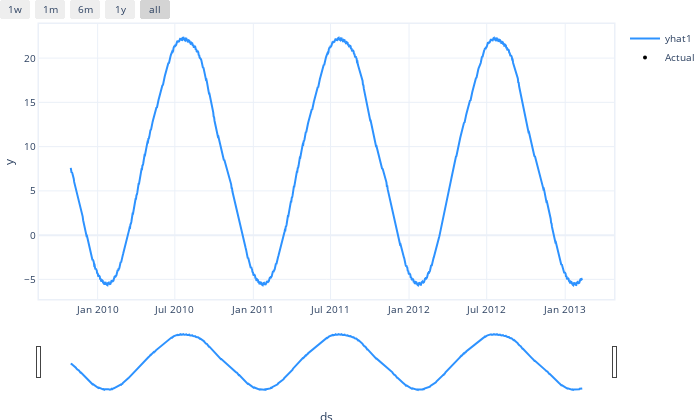

Notebook cell for this chart:
### Code cell
#Plot the forecast to see the trend
m.plot(forecast)

### Figure 1 — Plotly figure (JSON) as saved in the notebook; plotly's stock layout.template omitted (floating-point values rounded to 4 significant figures; data arrays with more than 128 entries replaced by an {"elided": "..."} marker saying what was removed)
{"data": [{"fill": "none", "line": {"color": "rgba(45, 146, 255, 1.0)", "width": 2}, "mode": "lines", "name": "yhat1", "type": "scatter", "x": {"elided": "1200 str values"}, "y": {"elided": "1200 float values"}}, {"marker": {"color": "black", "size": 4}, "mode": "markers", "name": "Actual", "type": "scatter", "x": {"elided": "1200 str values"}, "y": {"elided": "1200 null values"}}], "layout": {"autosize": true, "font": {"size": 10}, "height": 420, "hovermode": "x unified", "margin": {"b": 0, "l": 0, "pad": 0, "r": 10, "t": 10}, "showlegend": true, "title": {"font": {"size": 12}}, "width": 700, "xaxis": {"linewidth": 1.5, "mirror": true, "rangeselector": {"buttons": [{"count": 7, "label": "1w", "step": "day", "stepmode": "backward"}, {"count": 1, "label": "1m", "step": "month", "stepmode": "backward"}, {"count": 6, "label": "6m", "step": "month", "stepmode": "backward"}, {"count": 1, "label": "1y", "step": "year", "stepmode": "backward"}, {"step": "all"}]}, "rangeslider": {"visible": true}, "showline": true, "title": {"text": "ds"}, "type": "date"}, "yaxis": {"linewidth": 1.5, "mirror": true, "showline": true, "title": {"text": "y"}}}}
